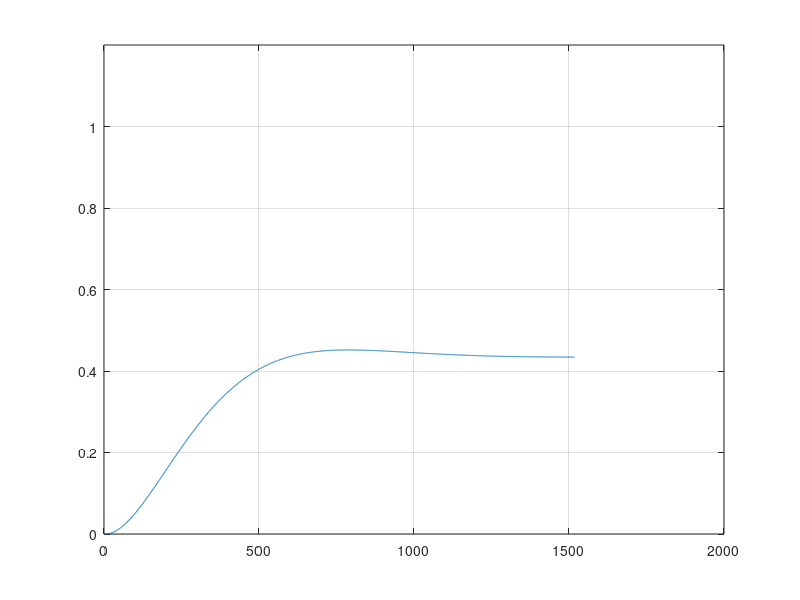

The MATLAB source for this figure:
s=tf('s');
% Till transfer function (eg: 0.84195/(0.01554*s^(3) + 0.583*s^(2) + s + 1.119796)
G =(0.3726/((s*(1+0.0147*s)*(1+0.5505*s)) + 0.85698));
a=step(G);
figure;
plot(a);
ylim([0 1.2]);
grid on;
